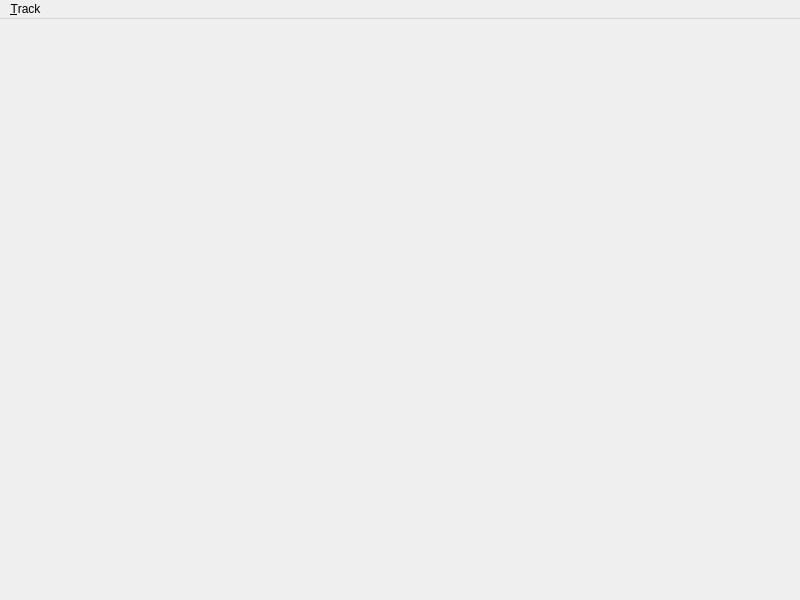
<?xml version="1.0" encoding="UTF-8"?>
<ui version="4.0">
 <class>MainWindow</class>
 <widget class="QMainWindow" name="MainWindow">
  <property name="geometry">
   <rect>
    <x>0</x>
    <y>0</y>
    <width>800</width>
    <height>600</height>
   </rect>
  </property>
  <property name="windowTitle">
   <string>FlySight Viewer</string>
  </property>
  <widget class="QWidget" name="centralwidget"/>
  <widget class="QMenuBar" name="menubar">
   <property name="geometry">
    <rect>
     <x>0</x>
     <y>0</y>
     <width>800</width>
     <height>22</height>
    </rect>
   </property>
   <widget class="QMenu" name="menuTrack">
    <property name="title">
     <string>&amp;Track</string>
    </property>
    <addaction name="action_Import"/>
    <addaction name="actionImportFolder"/>
    <addaction name="action_Delete"/>
   </widget>
   <addaction name="menuTrack"/>
  </widget>
  <action name="action_Import">
   <property name="text">
    <string>&amp;Import...</string>
   </property>
   <property name="shortcut">
    <string>Ctrl+T</string>
   </property>
  </action>
  <action name="actionImportFolder">
   <property name="text">
    <string>Import &amp;Folder...</string>
   </property>
   <property name="shortcut">
    <string>Ctrl+Shift+T</string>
   </property>
  </action>
  <action name="action_Delete">
   <property name="text">
    <string>&amp;Delete</string>
   </property>
   <property name="shortcut">
    <string>Del</string>
   </property>
  </action>
 </widget>
 <resources/>
 <connections/>
</ui>
